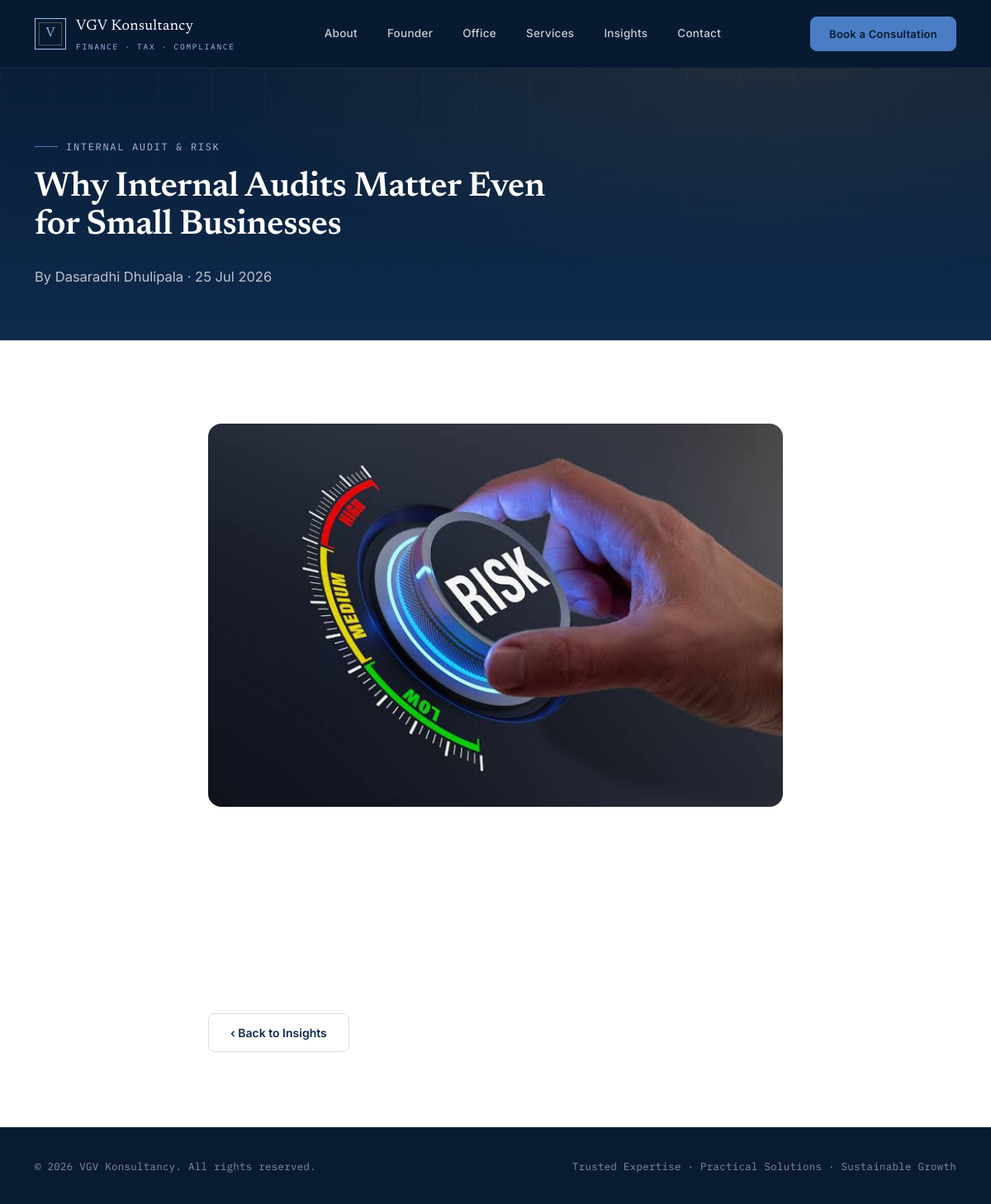
Screenshot of /insights/why-internal-audits-matter-even-for-small-businesses/ with the database file from the repository.
### website/models.py (models this page shows, shortened)
class Post(models.Model):
    CATEGORY_CHOICES = [
        ("taxation", "Taxation"),
        ("gst", "GST"),
        ("compliance", "Corporate Compliance"),
        ("accounting", "Accounting & Bookkeeping"),
        ("audit", "Internal Audit & Risk"),
        ("payroll", "Payroll & Statutory"),
        ("general", "General / Firm News"),
    ]
    title = models.CharField(max_length=200)
    slug = models.SlugField(max_length=220, unique=True, blank=True)
    category = models.CharField(max_length=20, choices=CATEGORY_CHOICES, default="general")
    excerpt = models.CharField(
        max_length=300,
        blank=True,
        help_text="Short summary shown on the homepage and post list. Auto-filled from content if left blank.",
    )
    content = models.TextField(help_text="Main body of the post. Plain paragraphs, one per line, are fine.")
    cover_image = models.ImageField(upload_to="posts/%Y/%m/", blank=True, null=True)
    author = models.CharField(max_length=120, default="VGV Konsultancy")
    is_published = models.BooleanField(default=True)
    published_at = models.DateTimeField(default=timezone.now)
    created_at = models.DateTimeField(auto_now_add=True)
    updated_at = models.DateTimeField(auto_now=True)
    class Meta:
        ordering = ["-published_at"]
    @property
    def paragraphs(self):
        return [p.strip() for p in self.content.split("\n") if p.strip()]

### website/views.py (the view)
# urls.py: path("insights/<slug:slug>/", views.post_detail, name="post_detail"),
def post_detail(request, slug):
    post = get_object_or_404(Post, slug=slug, is_published=True)
    related_posts = (
        Post.objects.filter(is_published=True, category=post.category)
        .exclude(pk=post.pk)[:3]
    )
    context = {"post": post, "related_posts": related_posts}
    return render(request, "website/post_detail.html", context)

### website/templates/website/post_detail.html (shortened to what this page needs)
{% extends "website/base.html" %}
{% block content %}
<section class="hero" style="padding-bottom:64px;">
  <div class="wrap">
    <div class="hero-inner reveal" style="border-bottom:none;padding-bottom:0;max-width:760px;">
      <div class="eyebrow" style="color:var(--gold-light);">{{ post.get_category_display }}</div>
      <h1 style="font-size:clamp(28px,3.6vw,42px);">{{ post.title }}</h1>
      <p class="lead">By {{ post.author }} &middot; {{ post.published_at|date:"d M Y" }}</p>
    </div>
  </div>
</section>
<section class="about">
  <div class="wrap" style="max-width:760px;">
    {% if post.cover_image %}
      <img src="{{ post.cover_image.url }}" alt="{{ post.title }}" style="width:100%;border-radius:16px;margin-bottom:36px;">
    {% endif %}
    <div style="margin-top:40px;">
      <a href="{% url 'website:post_list' %}" class="btn-ghost" style="color:var(--navy);border-color:var(--line);">&#8249; Back to Insights</a>
    </div>
  </div>
</section>
{% endblock %}

### website/static/website/css/style.css (style rules this page uses)
:root { --navy-deep:#081B32; --navy:#0E2A4D; --blue:#1B4B82; --blue-mid:#2E5F99; --gold:#4A7DC4; --gold-light:#9FC1EA; --paper:#F6F7FA; --paper-warm:#EFF2F7; --ink:#122036; --ink-soft:#4B5B70; --line:#D7DEE8; --white:#FFFFFF; --display: 'Newsreader', serif; --body: 'Inter', sans-serif; --mono: 'IBM Plex Mono', monospace; }
* { margin:0;padding:0;box-sizing:border-box; }
html { scroll-behavior:smooth; }
body { font-family:var(--body); color:var(--ink); background:var(--paper); line-height:1.6; -webkit-font-smoothing:antialiased; }
img { max-width:100%;display:block; }
a { color:inherit;text-decoration:none; }
.wrap { max-width:1180px;margin:0 auto;padding:0 32px; }
h1,h2,h3,h4 { font-family:var(--display);font-weight:600;color:var(--navy-deep);letter-spacing:-0.01em; }
.eyebrow { font-family:var(--mono); font-size:12px; letter-spacing:0.14em; text-transform:uppercase; color:var(--gold); display:flex; align-items:center; gap:10px; margin-bottom:18px; }
.eyebrow::before { content:"";width:28px;height:1px;background:var(--gold);display:inline-block; }
.reveal { opacity:0;transform:translateY(18px);transition:opacity .7s ease, transform .7s ease; }
.reveal.in { opacity:1;transform:translateY(0); }
.hero { background: radial-gradient(ellipse at 78% 15%, rgba(176,141,87,0.14), transparent 55%), linear-gradient(180deg, var(--navy-deep) 0%, var(--navy) 100%); color:var(--white); padding:168px 0 110px; position:relative; overflow:hidden; }
.hero::before { content:"";position:absolute;inset:0; background-image: repeating-linear-gradient(0deg, rgba(255,255,255,0.035) 0px, rgba(255,255,255,0.035) 1px, transparent 1px, transparent 64px), repeating-linear-gradient(90deg, rgba(255,255,255,0.035) 0px, rgba(255,255,255,0.035) 1px, transparent 1px, transparent 64px); mask-image:linear-gradient(180deg, black, transparent 85%); pointer-events:none; }
.hero h1 { font-size:clamp(38px,4.6vw,60px); line-height:1.08; color:var(--white); font-weight:600; max-width:640px; }
.hero p.lead { margin-top:26px;max-width:520px;font-size:16.5px;color:rgba(255,255,255,0.72); }
.btn-ghost { padding:14px 26px;font-size:14px;font-weight:600;color:var(--white);border-radius:8px; border:1px solid rgba(255,255,255,0.3);transition:all .2s ease; }
section { padding:100px 0; }
.about { background:var(--white);border-top:1px solid var(--line);border-bottom:1px solid var(--line); }

### rows the page displays
Post: category "INTERNAL AUDIT & RISK", title "Why Internal Audits Matter Even for Small Businesses", author "Dasaradhi Dhulipala", published_at "25 Jul 2026", cover_image (picture)
